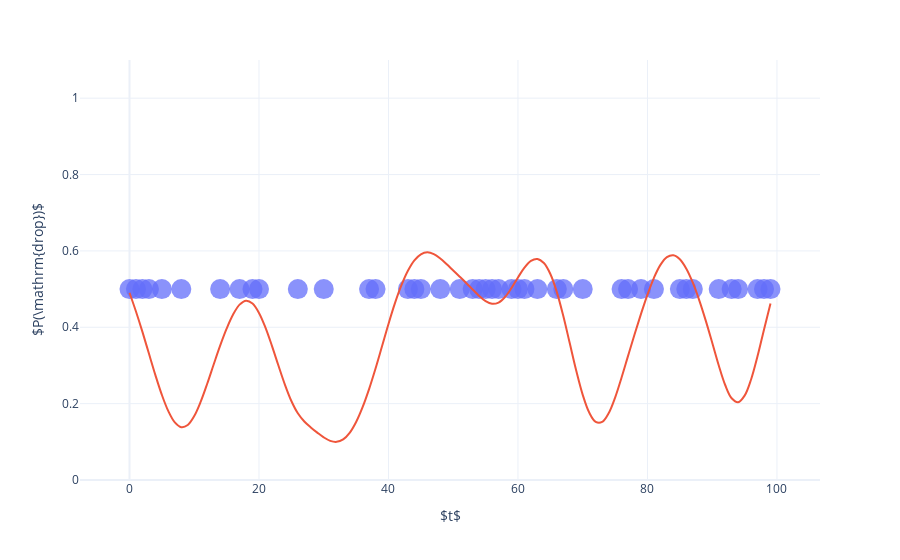

Here is the notebook cell this chart was saved with:
### Markdown cell above
The raindrops fall uncorrelated: every second a new chance of $P(\mathrm{drop})$ means a raindrop falling from the sky might land in our defined area. This is how unbunched, or random, photons behave. 

Now let's assume the chance of a raindrop occurring is not constant over time, but rather varies relatively slowly over time. This could be because of varying wind speeds or varying intensity in the rain, but whatever the case the rain drops are no longer uncorrelated. There are moments of high intensity, where the chance of a raindrop is high and similarly there are moments of low intensity. I have simulated this using open simplex noise {% cite opensimplex %} in the following graph.

### Code cell
#hide_input
def noise_drops(T):
    p_rnd = noise_array(T,0.1)*0.35 + 0.35   
    return p_rnd

noise = noise_drops(T)
plot_single(noise)

### Figure 1 — Plotly figure (JSON) as saved in the notebook; plotly's stock layout.template omitted (floating-point values rounded to 4 significant figures)
{"data": [{"hovertemplate": "<b>drop</b><br>Time: %{x}<extra></extra>", "legendgroup": "0", "marker": {"color": "#636efa", "opacity": 0.75, "size": 20, "symbol": "circle"}, "mode": "markers", "name": "0", "orientation": "v", "showlegend": true, "type": "scatter", "x": [0, 1, 2, 3, 4, 5, 6, 7, 8, 9, 10, 11, 12, 13, 14, 15, 16, 17, 18, 19, 20, 21, 22, 23, 24, 25, 26, 27, 28, 29, 30, 31, 32, 33, 34, 35, 36, 37, 38, 39, 40, 41, 42, 43, 44, 45, 46, 47, 48, 49, 50, 51, 52, 53, 54, 55, 56, 57, 58, 59, 60, 61, 62, 63, 64, 65, 66, 67, 68, 69, 70, 71, 72, 73, 74, 75, 76, 77, 78, 79, 80, 81, 82, 83, 84, 85, 86, 87, 88, 89, 90, 91, 92, 93, 94, 95, 96, 97, 98, 99], "xaxis": "x", "y": [0.5, 0.5, 0.5, 0.5, -0.5, 0.5, -0.5, -0.5, 0.5, -0.5, -0.5, -0.5, -0.5, -0.5, 0.5, -0.5, -0.5, 0.5, -0.5, 0.5, 0.5, -0.5, -0.5, -0.5, -0.5, -0.5, 0.5, -0.5, -0.5, -0.5, 0.5, -0.5, -0.5, -0.5, -0.5, -0.5, -0.5, 0.5, 0.5, -0.5, -0.5, -0.5, -0.5, 0.5, 0.5, 0.5, -0.5, -0.5, 0.5, -0.5, -0.5, 0.5, -0.5, 0.5, 0.5, 0.5, 0.5, 0.5, -0.5, 0.5, 0.5, 0.5, -0.5, 0.5, -0.5, -0.5, 0.5, 0.5, -0.5, -0.5, 0.5, -0.5, -0.5, -0.5, -0.5, -0.5, 0.5, 0.5, -0.5, 0.5, -0.5, 0.5, -0.5, -0.5, -0.5, 0.5, 0.5, 0.5, -0.5, -0.5, -0.5, 0.5, -0.5, 0.5, 0.5, -0.5, -0.5, 0.5, 0.5, 0.5], "yaxis": "y"}, {"hovertemplate": "<b>P(drop)</b><br>Time: %{x}<br>Probability: %{y:.2f}<extra></extra>", "line": {"shape": "spline"}, "type": "scatter", "x": [0, 1, 2, 3, 4, 5, 6, 7, 8, 9, 10, 11, 12, 13, 14, 15, 16, 17, 18, 19, 20, 21, 22, 23, 24, 25, 26, 27, 28, 29, 30, 31, 32, 33, 34, 35, 36, 37, 38, 39, 40, 41, 42, 43, 44, 45, 46, 47, 48, 49, 50, 51, 52, 53, 54, 55, 56, 57, 58, 59, 60, 61, 62, 63, 64, 65, 66, 67, 68, 69, 70, 71, 72, 73, 74, 75, 76, 77, 78, 79, 80, 81, 82, 83, 84, 85, 86, 87, 88, 89, 90, 91, 92, 93, 94, 95, 96, 97, 98, 99], "y": [0.4905, 0.4414, 0.388, 0.3311, 0.2746, 0.2229, 0.1802, 0.1509, 0.1383, 0.1441, 0.1675, 0.2051, 0.252, 0.3025, 0.3518, 0.3963, 0.4334, 0.4593, 0.4697, 0.4623, 0.4377, 0.3991, 0.3513, 0.2999, 0.25, 0.2069, 0.1747, 0.1531, 0.1377, 0.1241, 0.1117, 0.1026, 0.09988, 0.1063, 0.1236, 0.1521, 0.1908, 0.2382, 0.2921, 0.3502, 0.4088, 0.4631, 0.5101, 0.548, 0.5752, 0.5912, 0.5962, 0.5916, 0.5802, 0.565, 0.5486, 0.5325, 0.5161, 0.4991, 0.4822, 0.4684, 0.4615, 0.4648, 0.4793, 0.5028, 0.5306, 0.5564, 0.5741, 0.579, 0.5682, 0.5395, 0.4922, 0.4295, 0.3579, 0.2861, 0.2231, 0.1767, 0.1523, 0.1521, 0.1749, 0.2159, 0.2684, 0.3251, 0.381, 0.435, 0.4856, 0.5295, 0.5633, 0.5837, 0.5887, 0.5782, 0.5534, 0.5167, 0.4705, 0.4173, 0.3594, 0.3005, 0.2488, 0.214, 0.2037, 0.2209, 0.2634, 0.3245, 0.3945, 0.4622]}], "layout": {"hoverlabel": {"bgcolor": "white", "font": {"size": 14}}, "legend": {"title": {"text": "variable"}, "tracegroupgap": 0}, "margin": {"t": 60}, "showlegend": false, "xaxis": {"anchor": "y", "domain": [0, 1], "title": {"text": "$t$"}}, "yaxis": {"anchor": "x", "domain": [0, 1], "fixedrange": true, "range": [0, 1.1], "title": {"text": "$P(\\mathrm{drop})$"}}}}
